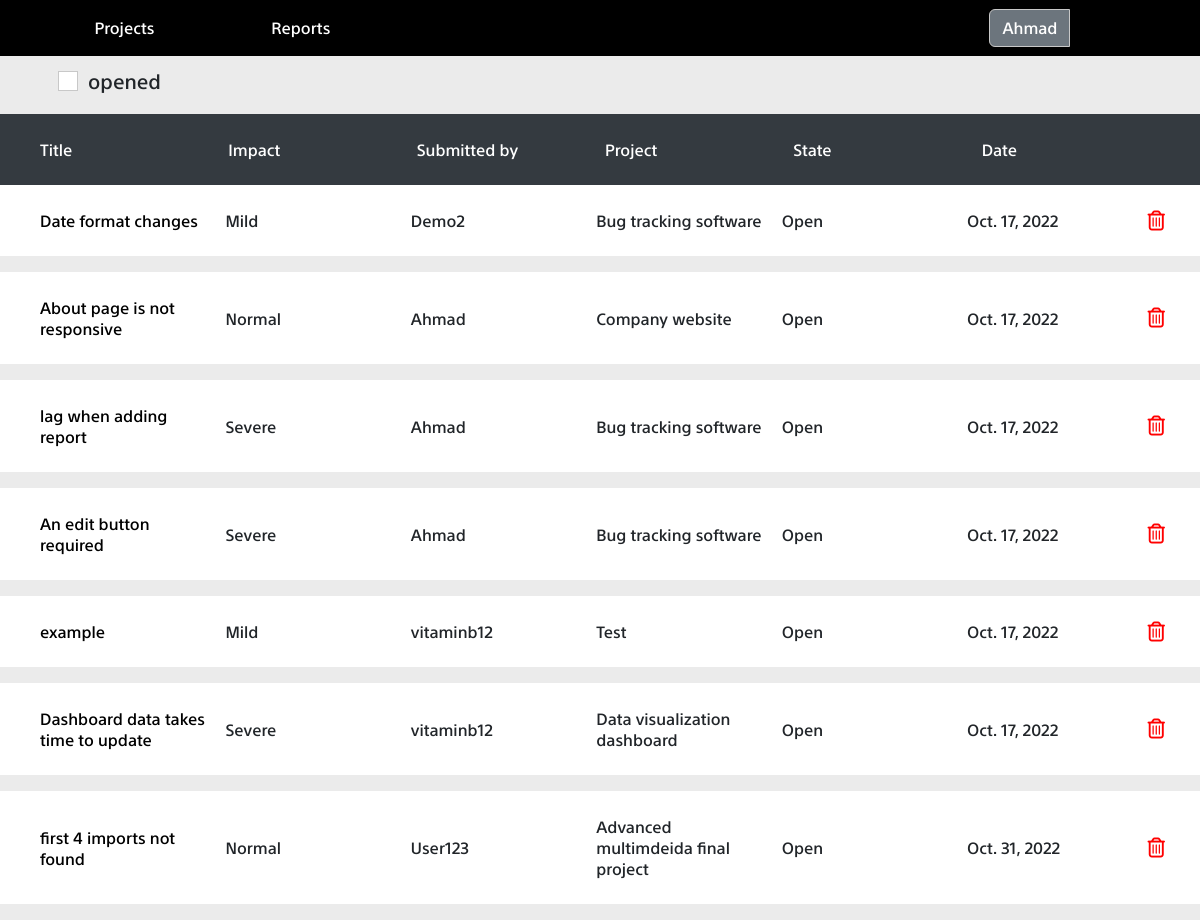
/reports (signed in), run on an earlier commit of the app's database.
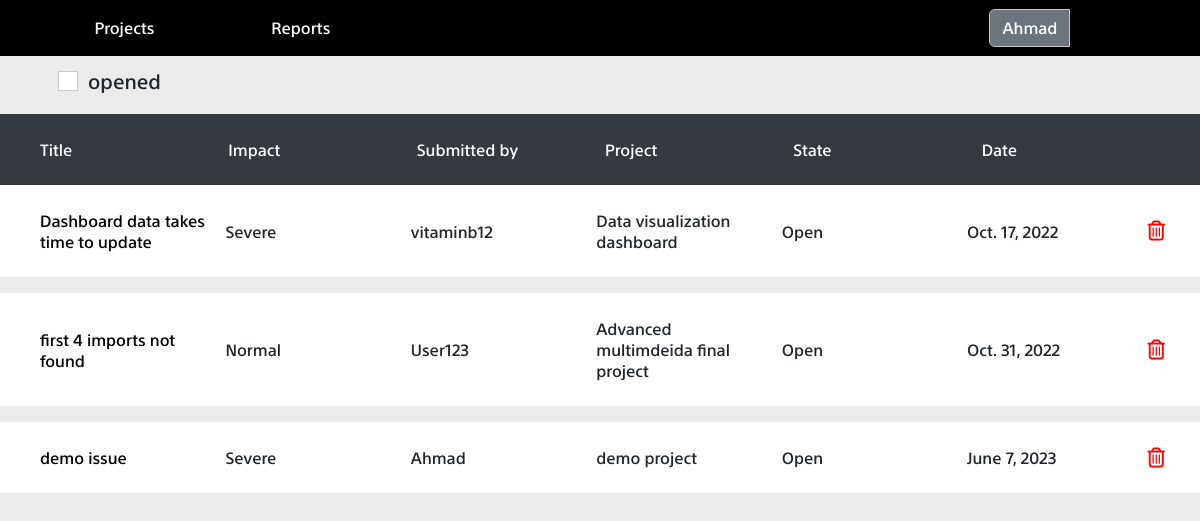
And on a later commit of the database.
### report/models.py (models this page shows, shortened)
class report(models.Model):
    title = models.CharField(max_length=30)
    options = (
        ("Severe", "severe")
        , ("Normal", "normal")
        , ("Mild", "mild")
    )
    severity = models.CharField(max_length=20, choices=options, default="severe")
    description = models.TextField()
    attachment = models.FileField(upload_to='static/uploads/', blank=True)
    states = (
        ("Open", "open")
        , ("Closed", "closed")
    )
    state = models.CharField(max_length=20, choices=states, default="open")
    date_added = models.DateField()
    reported_by = models.ForeignKey(User, related_name="submitter", on_delete=models.SET_NULL, null=True)
    assigned_to = models.ManyToManyField(User ,related_name="assign")
    belongs_to = models.ForeignKey(project, on_delete=models.CASCADE , null=True, blank=True)

### project/models.py (models this page shows, shortened)
class project(models.Model):
	name = models.CharField(max_length = 40)
	date_added = models.DateField()
	bugs_count = models.IntegerField()

### report/views.py (the view)
# urls.py: path('reports' , all_reports , name="reports"),
@login_required(login_url = "signin")
def all_reports(request):
    assigned = report.objects.all().filter(assigned_to = request.user )
    reports = report.objects.all()
    context = {"reports": reports , "assigned":assigned}
    if request.method == 'GET' and request.headers.get("ajax") == "true" and request.headers.get(
            "ajaxFunction") == "showOpen" and request.headers.get("method") == "open":
        rep = reports.exclude(state="Closed")
        return reports_collection_to_json(rep)
    elif request.method == 'GET' and request.headers.get("ajax") == "true" and request.headers.get(
            "ajaxFunction") == "showOpen" and request.headers.get("method") == "all":
        return reports_collection_to_json(reports)
    if request.method == 'GET' and request.headers.get("ajax") == "true" and request.headers.get(
            "ajaxFunction") == "delete" :
        target_report = report.objects.all().filter(id = request.headers.get('reportid'))[0]
        target_report.delete()
        return reports_collection_to_json(report.objects.all())
    return render(request, "reports.html", context)

### templates/reports.html (shortened to what this page needs)
{% extends "base.html" %}
{% load static %}
{% block css_files %}
<link rel="stylesheet" href="{% static 'bootstrap.min.css' %}">
<link rel="stylesheet" href="{% static 'base.css' %}">
<link rel="stylesheet" href="{% static 'fa/css/all.min.css' %}">
<link rel="stylesheet" href="{% static 'home.css' %}">
{% endblock %}
{% block content %}
<div id="filter_opened"><div class="form-check mx-5">
    <input class="form-check-input" type="checkbox" value="" id="openfilter">
    <label class="form-check-label" for="flexCheckDefault">
       opened
   </label>
</div></div>
<table id="reports_table" class="mt-3">
    <thead id="projects_head">
        <tr class="project_row">
            <td class="project_cell">Title</td>
            <td  class="project_cell">Impact</td>
            <td class="project_cell">Submitted by</td>
            <td class="project_cell">Project</td>
            <td class="project_cell">State</td>
            <td class="project_cell">Date</td>
        </tr>
    </thead>
    <tbody id="table_body">
        {% for report in reports %}
        <tr class="project_row data_row mb-3">
            <td class="project_cell project_data"><a href="{% url 'reports' %}/{{ report.id }}" class="black_color">{{ report.title }}</a></td>
            <td class="project_cell project_data">{{ report.severity }}</td>
            <td class="project_cell project_data">{{ report.reported_by }}</td>
            <td class="project_cell project_data">{{ report.belongs_to.name }}</td>
            <td class="project_cell project_data">{{ report.state }}</td>
            <td class="project_cell project_data">{{ report.date_added }}</td>
            <td><i id="{{report.id}}" class="fa-regular fa-trash-can remove_report"></i></td>
        </tr>
        {% endfor %}
    </tbody>
</table>
{% endblock %}

### templates/base.html (shortened to what this page needs)
<html>
<head>
	{% load static %}
	{% block css_files %}{% endblock %}
</head>
<body>
	<nav class="navbar navbar-expand-lg bg-light">
		<div class="container-fluid">
			<div class="collapse navbar-collapse" id="navbarTogglerDemo01">
				<ul class="navbar-nav me-auto mb-2 mb-lg-0 ">
					<div id="left_section" class="d-flex justify-content-around align-items-center mx-4">
						<li class="nav-item">
							<a href="{% url 'home' %}" id="go_projects" class="nav-link active">Projects</a>
						</li>
						<li class="nav-item">
							<a href="{% url 'reports' %}" class="nav-link">Reports</a>
						</li>
					</div>
					<div class="btn-group user-container" >
						<button class="btn btn-secondary user_avatar" type="button" id="dropdownMenuButton" data-bs-toggle="dropdown" aria-expanded="false">
							{{ user.username }}
						</button>
					</div>
				</ul>
			</div>
		</div>
	</nav>
	<div id="additional" class="">
		{% block content %}
		{% endblock %}
	</div>
</body>
</html>

### static/base.css (style rules this page uses)
* { margin: 0; padding: 0; font-family: sst !important; }
.navbar , .container-fluid { background-color: black !important; }
.user-container { padding: 0 10% 0 0; }
#left_section { width: 30%; }
.navbar-nav { font-size: 100%; font-weight: 400; width: 100%; display: flex; margin: auto; justify-content: space-between; align-items: center; }
a { color: white !important; cursor: pointer; }

### static/home.css (style rules this page uses)
* { margin: 0; padding: 0; }
#additional { margin: 0 !important; padding: 0 !important; }
#projects_head { background-color: #343a40; color: white; display: flex; width: 100%; padding: 20px 35px; }
button { padding: 1% 2%; cursor: pointer; width: 65%; color: black; margin: auto; border: solid 1px #c8c8c8 !important; background-color: white; }
#table_body { display: flex; flex-direction: column; }
.project_row { width: 100%; display: flex; justify-content: space-between; }
.data_row { background-color: white; padding: 20px 35px; }
.project_cell { width: 33.3%; padding: 5px; }
tr { align-items: center; }
input { border-radius: 0% !important; outline: none !important; border: solid 1px #c8c8c8 !important; }
.black_color { color: black !important; }
body { background-color: #EBEBEB; }
::placeholder { color: rgba(0,0,0,.55) !important; }
a:link , a:visited , a:hover ,a ,a:active { text-decoration: none; }
#reports_table { width: 100%; }
#filter_opened { display: flex; justify-content: flex-start; font-size: 20px; margin: 10px; }

What changed in the data, as far as the page shows it:
removed report: title "Date format changes", severity "Mild", reported_by "Demo2", belongs_to.name "Bug tracking software", state "Open", date_added "Oct. 17, 2022"
removed report: title "About page is not responsive", severity "Normal", reported_by "Ahmad", belongs_to.name "Company website", state "Open", date_added "Oct. 17, 2022"
removed report: title "lag when adding report", severity "Severe", reported_by "Ahmad", belongs_to.name "Bug tracking software", state "Open", date_added "Oct. 17, 2022"
removed report: title "An edit button required", severity "Severe", reported_by "Ahmad", belongs_to.name "Bug tracking software", state "Open", date_added "Oct. 17, 2022"
removed report: title "example", severity "Mild", reported_by "vitaminb12", belongs_to.name "Test", state "Open", date_added "Oct. 17, 2022"
added report: title "demo issue", severity "Severe", reported_by "Ahmad", belongs_to.name "demo project", state "Open", date_added "June 7, 2023"
